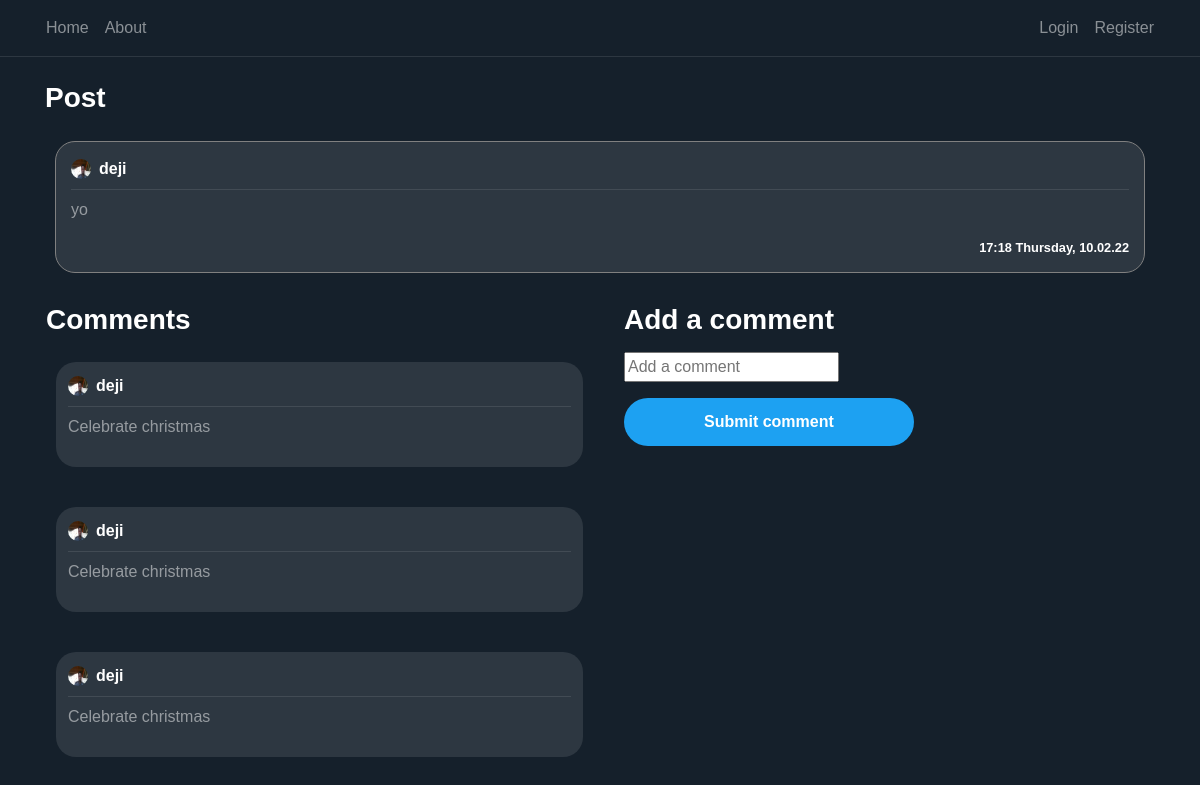
/detail/1, run on the app's committed database.
### twitter/models.py (models this page shows)
class posts(models.Model):
    author = models .ForeignKey(User,on_delete=models.CASCADE,related_name='yo')
    content= models.TextField()
    tagline=models.CharField(max_length=20000)
    liked=models.ManyToManyField(User,default=None,blank=True,related_name='blah')
    date_posted=models.DateTimeField(default=timezone.now)

class comment(models.Model):
    post = models.ForeignKey(posts,on_delete=models.CASCADE)
    author = models.ForeignKey(User,on_delete=models.CASCADE)
    content =models.CharField(max_length=120000)
    date_posted=models.TimeField(auto_now_add=True)

### users/models.py (models this page shows)
class profile(models.Model):
    user = models.OneToOneField(User,on_delete=models.CASCADE)
    image=models.ImageField(default='default.jpg',upload_to='images')

### twitter/views.py (the view)
# urls.py: path('detail/<int:id>',views.detail,name='detail'),
def detail(request,id):
    grab = get_object_or_404(posts,id=id)
    filt = comment.objects.filter(post=grab).order_by('-date_posted')
    context ={
        'post':grab,
        'comments':filt
    }
    return render(request,'twitter/detail.html',context)

### twitter/templates/twitter/detail.html (shortened to what this page needs)
{% extends "twitter/base.html" %}
{% load crispy_forms_tags %}
{% block content %}
<div class="container">
    <h3 class="white-important mb-3">
        Post
    </h3>
   <article class="media content-section">
        <div style="width: 100%; word-break: break-all;" class="hovered-tweet-comment">
            <div class="pb-2 row m-0 " style="width: 100%; margin-right: 0 !important;">
               <div
                       style="padding-left: 0px !important;"
                       class="col-8 no-padding d-flex align-items-center">
                   <img
                       class="rounded-circle mr-2"
                       style="width: 20px; height: 20px;"
                       src="{{ post.author.profile.image.url }}">
                   <a class="mr-2 white-important" href="#">
                       {{ post.author }}
                   </a>
               </div>
               <div class="col-4 d-flex flex-row-reverse no-padding align-items-center"
                    style="padding-right: 0 !important;">
               </div>
           </div>
            <div
                    class="mb-2 "
                    style="width: 100%; height: 1px; background-color: rgba(255, 255, 255, 0.1)"></div>
            <a style="color: rgba(255, 255, 255, 0.5) !important;">
                <p>
                    {{ post.content }}
                </p>
                <small
                    class="white-important d-flex full-width flex-row-reverse">
                    {{ post.date_posted | date:"H:i l, d.m.y" }}
                </small>
            </a>
        </div>
   </article>
    <div class="row pl-3">
        <div class="col-12 col-md-6 pl-0">
         <h3 class="white-important mb-3">
             Comments
         </h3>
        {% for comment in comments %}
            <article class="media content-section">
                <div style="width: 100%; word-break: break-all;" class="hovered-tweet-comment-in">
                <div class="pb-2 row m-0" style="width: 100%; margin-right: 0 !important;">
                   <div
                           style="padding-left: 0px !important;"
                           class="col-8 no-padding d-flex align-items-center">
                       <img
                           class="rounded-circle mr-2"
                           style="width: 20px; height: 20px;"
                           src="{{ comment.author.profile.image.url }}">
                       <a class="mr-2 white-important" href="{% url 'userposts' comment.author.username %}">
                           {{ comment.author }}
                       </a>
                   </div>
               </div>
                <div
                        class="mb-2"
                        style="width: 100%; height: 1px; background-color: rgba(255, 255, 255, 0.1)"></div>
                <a style="color: rgba(255, 255, 255, 0.5) !important;">
                    <p>
                        {{ comment.content }}
                    </p>
                </a>
            </div>
            </article>
        {% empty %}
           Oops no comment yet
        {% endfor %}
        </div>
        {% if user is not None %}
            <div class="col-12 col-md-6 pl-0 pl-md-3 pr-3">
                <h3 class="white-important mb-3">
                    Add a comment
                </h3>
                <form method="POST" action="{% url 'comment' post.id %}">
                    <fieldset class="form-group">
                       <input type="text" name="text" placeholder="Add a comment">
                    </fieldset>
                    <div class="form-group">
                        <button class="btn btn-outline-primary" type="submit">Submit comment</button>
                    </div>
                </form>
            </div>
        {% endif %}
    </div>
  </div>
{% endblock content %}

### twitter/templates/twitter/base.html (shortened to what this page needs)
{% load static %}
<!doctype html>
<html lang="en">
    <head>
        <link rel="stylesheet" href="https://stackpath.bootstrapcdn.com/bootstrap/4.1.3/css/bootstrap.min.css">
        <link rel="stylesheet" type="text/css" href="{% static 'twitter/main.css' %}">
        <link rel="stylesheet" type="text/css" href="{% static 'twitter/style.css' %}">
        <link rel="stylesheet" href="https://cdnjs.cloudflare.com/ajax/libs/font-awesome/4.7.0/css/font-awesome.min.css">
        <link rel="stylesheet" href="https://cdnjs.cloudflare.com/ajax/libs/font-awesome/4.7.0/css/font-awesome.min.css">
        <link rel="stylesheet" href="https://pro.fontawesome.com/releases/v5.11.2/css/all.css">
    </head>
  <body>
      <header class="site-header">
      <nav style="border-bottom: 1px solid rgba(255, 255, 255, 0.1)" class="navbar navbar-expand navbar-dark bg-steel">
        <div class="container">
          <div class="collapse navbar-collapse" id="navbarToggle">
            <div class="navbar-nav mr-auto pl-2">
              <a class="nav-item nav-link" href="{% url 'home' %}">Home</a>
              <a class="nav-item nav-link" href="{% url 'about' %}">About</a>
            </div>
             <div class="navbar-nav pr-2">
                {% if user.is_authenticated %}
                    <a class="nav-item nav-link" href="{% url 'create' %}">Create a Tweet</a>
                    <a class="nav-item nav-link" href="{% url 'profile' %}">Settings</a>
                    <a class="nav-item nav-link" href="{% url 'logout' %}">Logout</a>
                {% else %}
                    <a class="nav-item nav-link" href="{% url 'login' %}">Login</a>
                    <a class="nav-item nav-link" href="{% url 'register' %}">Register</a>
                {% endif %}
            </div>
          </div>
        </div>
      </nav>
    </header>
    <main role="main" class="container-fluid">
      <br>
      <div class="row">
        <div class="col-md-12">
          {% block content %}{% endblock %}
        </div>
      </div>
    </main>
  </body>
</html>

### twitter/static/twitter/main.css (style rules this page uses)
:root { --muted-color: rgba(255, 255, 255, 0.5); }
body { background: #15202b; color: var(--muted-color); margin-top: 5rem; }
h1, h2, h3, h4, h5, h6 { color: var(--muted-color); }
.bg-steel { background-color: #15202b; }
.site-header .navbar-nav .nav-link { color: var(--muted-color); }
.content-section { padding: 10px 10px; margin-bottom: 20px; }
.no-padding { padding: 0 !important; }
a { color: white; text-underline: none; text-decoration: none !important; }
article { border-radius: 4px; }
.white-important { color: white; font-weight: bold; }
.full-width { width: 100% }
.btn-outline-primary { border-color: white; color: white !important; padding: 12px 80px 12px 80px; font-weight: bold; background-color: #1da1f2; border:0; border-radius: 25px; }
.hovered-tweet-comment { background-color: #2d3741 !important; padding:15px; border-radius: 20px; border:1px solid grey; }
.hovered-tweet-comment-in { background-color: #2d3741 !important; padding:12px; border-radius: 20px; }

### twitter/static/twitter/style.css (style rules this page uses)
body { font-family: Arial, Helvetica, sans-serif; height: 100vh; margin: 0; padding: 0; }

### data on the page
posts: author.profile.image (placeholder picture), author "deji", content "yo", date_posted "17:18 Thursday, 10.02.22"
comment: author.profile.image (placeholder picture), author "deji", content "Celebrate christmas"
comment: author.profile.image (placeholder picture), author "deji", content "Celebrate christmas"
comment: author.profile.image (placeholder picture), author "deji", content "Celebrate christmas"
